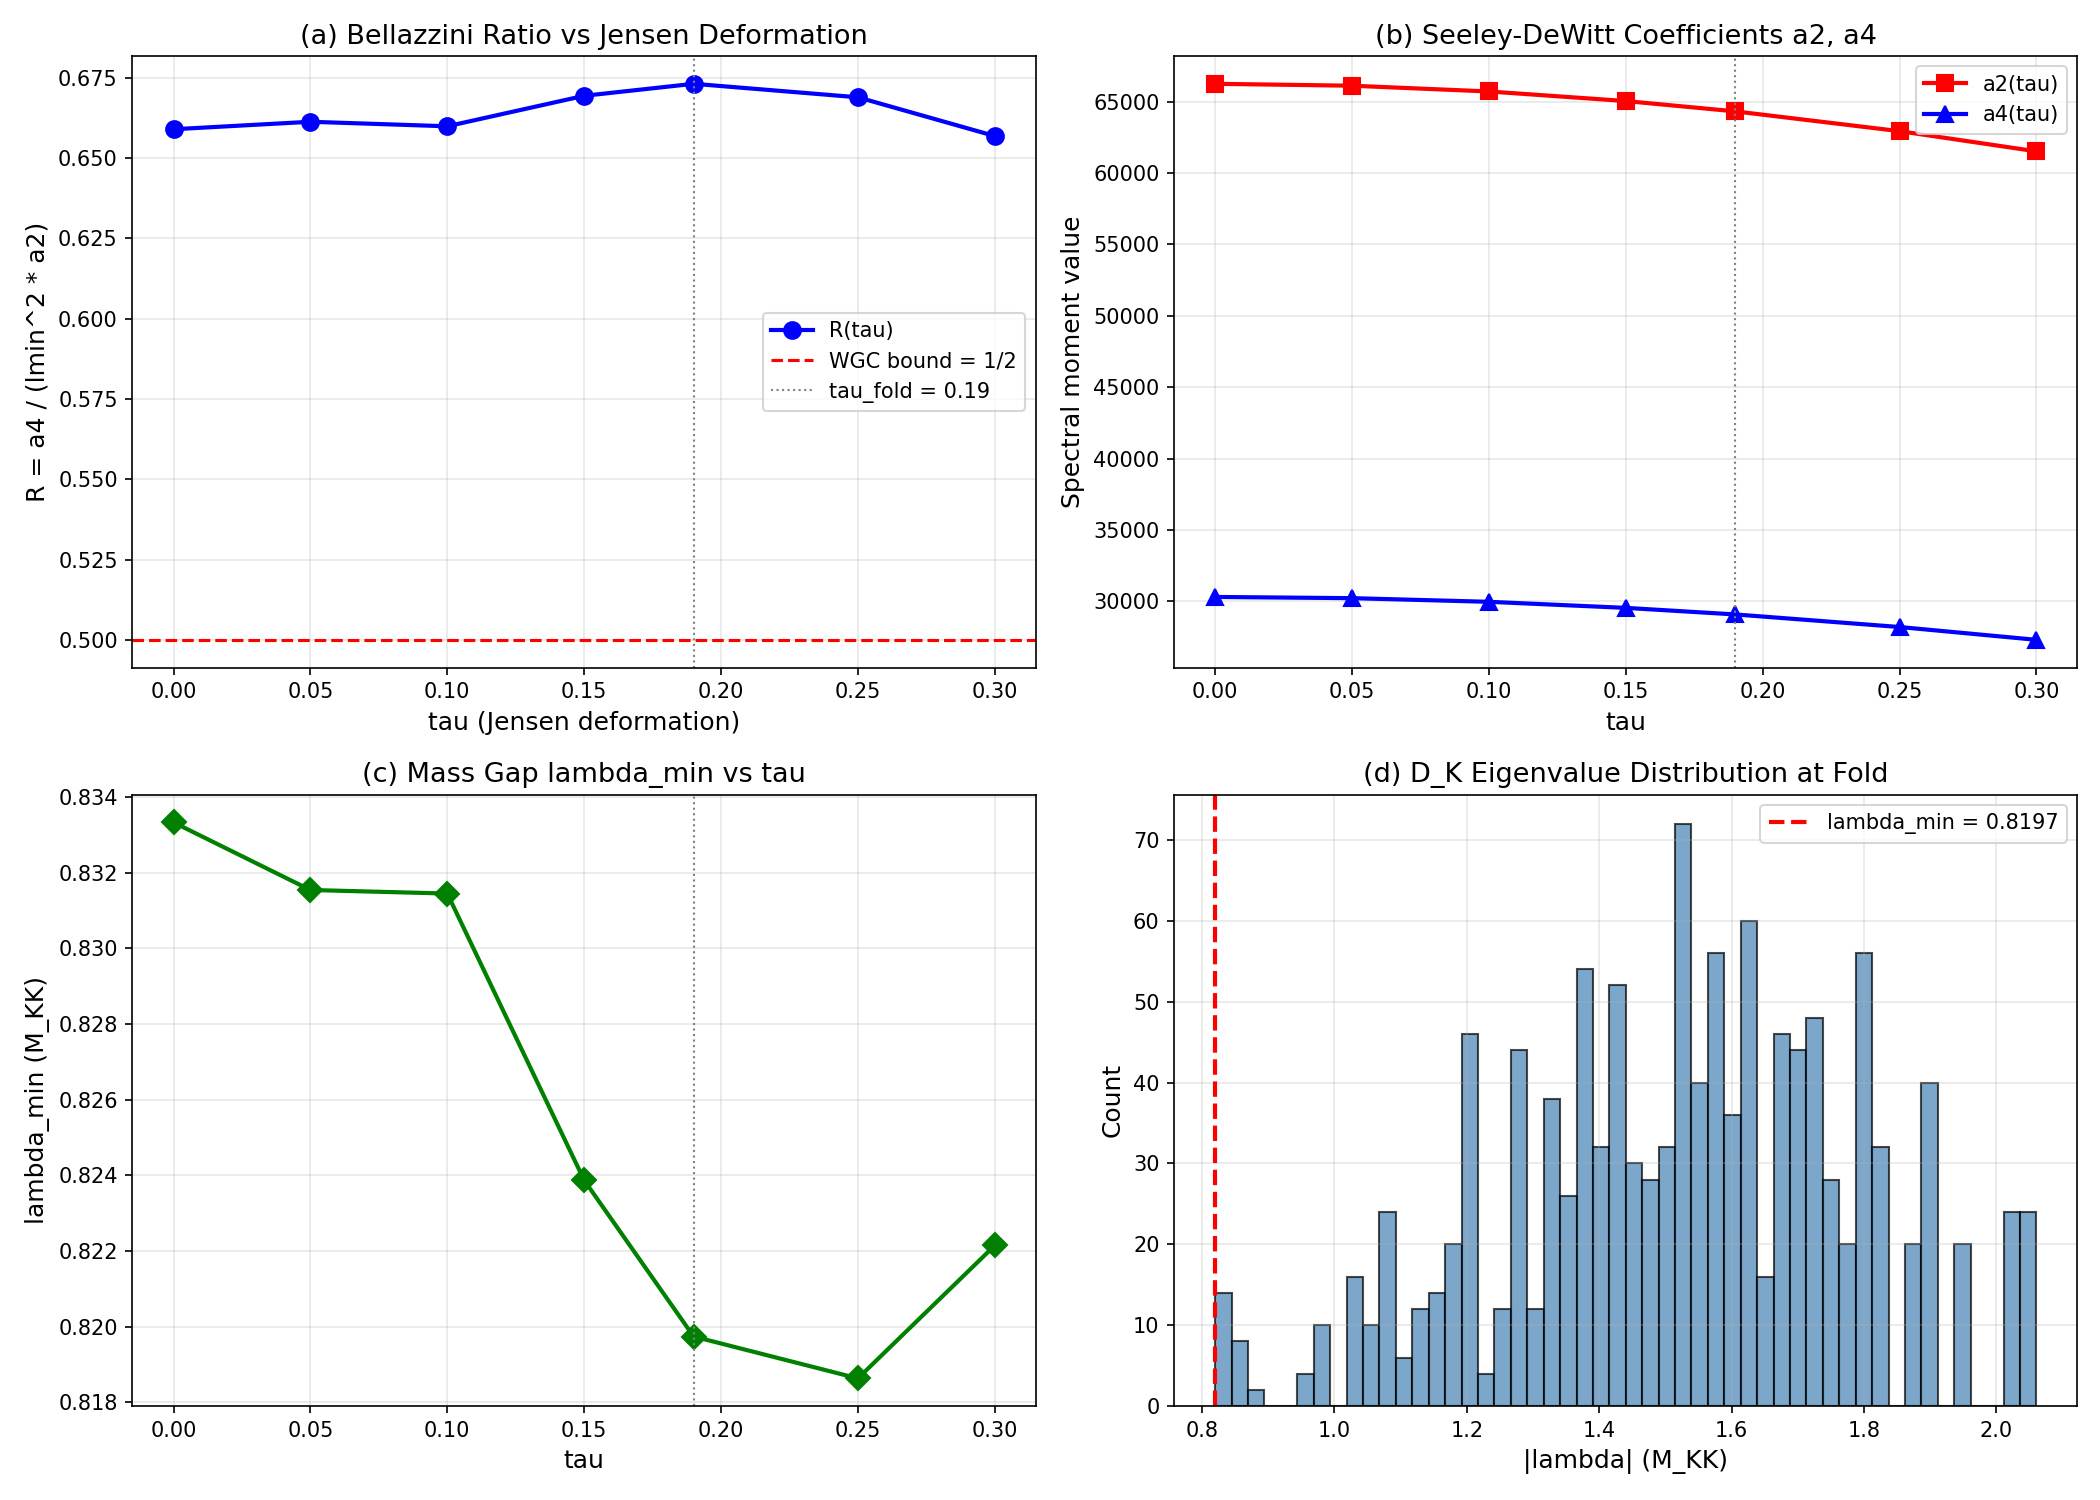

Source code (Python):
#!/usr/bin/env python3
"""
s67_wgc_saturation.py -- WGC-SATURATION-67: Weak Gravity Conjecture Saturation Test
=====================================================================================

Gate: WGC-SATURATION-67
  Prediction: ratio = 1/2 (saturation of the Bellazzini positivity bound)
  INFO: Report exact ratio

Physics
-------
Bellazzini et al. (2024, researchers/Sagan/34) derive from S-matrix positivity
(causality + unitarity) that for any UV-complete theory with a mass gap:

    q^2 * e^2 / m^2 >= 1 / (2 * M_P^2)                              (WGC)

This is the Weak Gravity Conjecture: electromagnetic repulsion must exceed
gravitational attraction for the lightest charged state. Saturation (equality)
means the theory sits at the EXTREMAL boundary of the allowed amplitude space --
the minimal UV completion consistent with causality.

In the spectral action on Jensen-deformed SU(3):
  - M_P^2 ~ a_2 * Vol(SU(3)) * M_KK^2   (gravity from second spectral moment)
  - 1/e^2 ~ a_4 * M_KK^0                  (gauge coupling from fourth moment)
  - m^2  ~ lambda_min^2 * M_KK^2          (lightest particle mass)

The WGC bound becomes the spectral ratio (Workshop eq. E4.1):

    R = a_4 / (lambda_min^2 * a_2 * Vol(SU(3))) >= 1/2               (E4.1)

where:
  a_2 = sum_{sectors} dim(p,q) * sum_j |lambda_j|^{-2}    (spectral zeta)
  a_4 = sum_{sectors} dim(p,q) * sum_j |lambda_j|^{-4}    (spectral zeta)
  lambda_min = min_{j: lambda_j != 0} |lambda_j|           (mass gap)
  Vol(SU(3)) = Haar volume = 8*sqrt(3)*pi^4 = 1349.74     (volume-preserving)

This computation tests whether the D_K spectrum at the fold saturates this bound.

Context (W3-D): The EFT matching found H/Lambda_strong = 8.89 -- the Cheung EFT
breaks down at the fold. The spectral action IS the UV completion. This test
checks whether that UV completion saturates the fundamental amplitude bounds.

Author: Einstein Theorist (S67 W5-C)
Session: S67 Wave 5

References:
  - Bellazzini et al. (2024): Supergravity from Positivity (Paper 34)
  - S66 Workshop 5: Einstein x Phonon-First (full derivation)
  - S44: SAKHAROV-GN-44 (three-way G_N consistency)
  - S42: Constants snapshot (a2_fold, a4_fold canonical values)
"""

import sys
import os
import time
import numpy as np
# === Phase 2b X2 transform bootstrap (auto-inserted by tools/_x2_transform_copies.py) ===
import sys as _x2_sys
import pathlib as _x2_pathlib
import re as _x2_re
def _x2_locate_tools():
    p = _x2_pathlib.Path(__file__).resolve()
    for _ in range(8):
        if (p / "tools" / "computation_root.py").is_file():
            return p / "tools"
        p = p.parent
    raise RuntimeError(
        "Phase 2b bootstrap: tools/computation_root.py not found in any "
        "ancestor of " + str(__file__))
_x2_sys.path.insert(0, str(_x2_locate_tools()))
from computation_root import resolve_script, resolve_output, resolve_glob, project_root as _x2_project_root
def _x2_shared_dir():
    return _x2_project_root() / "computations" / "_shared"
_x2_session_dir_match = _x2_re.match(r"^session-(\d+)$",
    _x2_pathlib.Path(__file__).resolve().parent.name)
_x2_self_session = int(_x2_session_dir_match.group(1)) if _x2_session_dir_match else None
# === End X2 bootstrap ===


# === Path setup ===
SCRIPT_DIR = os.path.dirname(os.path.abspath(__file__))
sys.path.insert(0, SCRIPT_DIR)
sys.path.insert(0, str(_x2_shared_dir()))
os.chdir(SCRIPT_DIR)

import matplotlib
matplotlib.use('Agg')
import matplotlib.pyplot as plt

# === Import canonical constants (NEVER hardcode) ===
from canonical_constants import (
    tau_fold, a0_fold, a2_fold, a4_fold,
    Vol_SU3_Haar, S_fold,
    M_KK, M_KK_gravity, M_Pl_reduced, M_Pl_unreduced,
    E_B1, E_B2_mean, E_B3_mean,
    PI,
)

# === Import Dirac spectrum machinery ===
from dirac_spectrum import (
    su3_generators, compute_structure_constants,
    build_cliff8,
    collect_spectrum,
)
from spectral_action import dim_su3_irrep

# =============================================================================
# CONFIGURATION
# =============================================================================
print("=" * 78)
print("WGC-SATURATION-67: Weak Gravity Conjecture Saturation Test")
print("  Bellazzini positivity bound: R = a4 / (lmin^2 * a2 * Vol) >= 1/2")
print("=" * 78)
print()
print(f"  tau_fold           = {tau_fold}")
print(f"  a0_fold (canonical)= {a0_fold}")
print(f"  a2_fold (canonical)= {a2_fold:.6f}")
print(f"  a4_fold (canonical)= {a4_fold:.6f}")
print(f"  Vol_SU3_Haar       = {Vol_SU3_Haar:.4f}")
print(f"  M_KK (gravity)     = {M_KK:.6e} GeV")
print()

# =============================================================================
# STEP 1: COMPUTE D_K EIGENVALUE SPECTRUM AT THE FOLD
# =============================================================================
print("=" * 78)
print("STEP 1: Compute D_K Eigenvalue Spectrum at tau_fold = %.3f" % tau_fold)
print("=" * 78)

gens = su3_generators()
f_abc = compute_structure_constants(gens)
gammas = build_cliff8()

# Compute at L_max = 3 (max_pq_sum=3), the standard truncation
t_start = time.time()
all_evals, eval_data = collect_spectrum(
    tau_fold, gens, f_abc, gammas, max_pq_sum=3, verbose=True
)
t_spec = time.time() - t_start
print(f"\n  Spectrum computation time: {t_spec:.1f}s")

# Organize spectrum by sector
sector_info = []
total_distinct = 0
total_with_pw = 0

for p, q, evals in eval_data:
    d_pq = dim_su3_irrep(p, q)
    omega = np.abs(evals)  # |eigenvalues| in M_KK units
    n_ev = len(evals)
    sector_info.append({
        'p': p, 'q': q,
        'dim': d_pq,
        'omega': omega,
        'n_evals': n_ev,
        'omega_min': np.min(omega[omega > 1e-10]) if np.any(omega > 1e-10) else 0.0,
        'omega_max': np.max(omega),
    })
    total_distinct += n_ev
    total_with_pw += d_pq * n_ev

print(f"\n  Sectors: {len(sector_info)}")
print(f"  Total distinct eigenvalues (per-block): {total_distinct}")
print(f"  Total with PW multiplicity: {total_with_pw}")
print()

for si in sector_info:
    print(f"    ({si['p']},{si['q']}): dim={si['dim']}, n_evals={si['n_evals']}, "
          f"omega_min={si['omega_min']:.6f}, omega_max={si['omega_max']:.6f}")

# =============================================================================
# STEP 2: COMPUTE SPECTRAL ZETA MOMENTS a_0, a_2, a_4
# =============================================================================
print("\n" + "=" * 78)
print("STEP 2: Compute Spectral Zeta Moments")
print("=" * 78)

# Convention: the spectral zeta function is
#   zeta_{D^2}(s) = sum_n d_n * |lambda_n|^{-2s}
# where d_n = dim(p,q) is the Peter-Weyl weight.
#
# The moments are:
#   a_0 = sum_{sectors} dim(p,q) * n_evals_in_sector  (mode count)
#   a_2 = sum_{sectors} dim(p,q) * sum_j |omega_j|^{-2}
#   a_4 = sum_{sectors} dim(p,q) * sum_j |omega_j|^{-4}
#
# Note: the canonical a2_fold = 2776.17 uses dim^2 weighting from the heat
# kernel convention. We compute BOTH conventions to verify consistency and
# to identify which normalization the Bellazzini bound requires.

# Convention A: PW weight = dim(p,q) [spectral zeta, used in physical formulas]
a0_pw1 = 0.0  # dim * n_evals  # (local)
a2_pw1 = 0.0  # dim * sum(1/omega^2)  # (local)
a4_pw1 = 0.0  # dim * sum(1/omega^4)  # (local)

# Convention B: PW weight = dim(p,q)^2 [heat kernel, matches canonical a2_fold]
a0_pw2 = 0.0  # dim^2 * n_evals  # (local)
a2_pw2 = 0.0  # dim^2 * sum(1/omega^2)  # (local)
a4_pw2 = 0.0  # dim^2 * sum(1/omega^4)  # (local)

# Convention C: No PW weight (raw per-block sums)
a0_raw = 0.0  # (local)
a2_raw = 0.0  # (local)
a4_raw = 0.0  # (local)

# Also collect the FULL weighted spectrum for lambda_min determination
all_omega_nonzero = []  # all nonzero |eigenvalues|, without multiplicity
all_omega_weighted = []  # (omega, pw_weight) pairs

ZERO_THRESHOLD = 1e-10  # eigenvalues below this are treated as zero modes

for si in sector_info:
    d = si['dim']
    omega = si['omega']
    n_ev = si['n_evals']

    # Count zero modes
    mask_nonzero = omega > ZERO_THRESHOLD
    omega_nz = omega[mask_nonzero]
    n_zero = n_ev - len(omega_nz)

    if n_zero > 0:
        print(f"  WARNING: ({si['p']},{si['q']}) has {n_zero} zero modes (excluded from zeta sums)")

    # Convention A: PW weight = dim
    a0_pw1 += d * n_ev
    if len(omega_nz) > 0:
        a2_pw1 += d * np.sum(1.0 / omega_nz**2)
        a4_pw1 += d * np.sum(1.0 / omega_nz**4)

    # Convention B: PW weight = dim^2
    a0_pw2 += d**2 * n_ev
    if len(omega_nz) > 0:
        a2_pw2 += d**2 * np.sum(1.0 / omega_nz**2)
        a4_pw2 += d**2 * np.sum(1.0 / omega_nz**4)

    # Convention C: raw
    a0_raw += n_ev
    if len(omega_nz) > 0:
        a2_raw += np.sum(1.0 / omega_nz**2)
        a4_raw += np.sum(1.0 / omega_nz**4)

    # Collect nonzero eigenvalues
    for w in omega_nz:
        all_omega_nonzero.append(w)
        all_omega_weighted.append((w, d))

all_omega_nonzero = np.array(all_omega_nonzero)
all_omega_nonzero.sort()

print(f"\n  Convention A (PW weight = dim):")
print(f"    a0 = {a0_pw1:.1f}")
print(f"    a2 = {a2_pw1:.6f}")
print(f"    a4 = {a4_pw1:.6f}")

print(f"\n  Convention B (PW weight = dim^2, heat kernel):")
print(f"    a0 = {a0_pw2:.1f}")
print(f"    a2 = {a2_pw2:.6f}")
print(f"    a4 = {a4_pw2:.6f}")

print(f"\n  Convention C (no PW weight):")
print(f"    a0 = {a0_raw:.1f}")
print(f"    a2 = {a2_raw:.6f}")
print(f"    a4 = {a4_raw:.6f}")

# Cross-check against canonical values
print(f"\n  Canonical comparison:")
print(f"    a0_fold = {a0_fold:.1f}")
print(f"    a2_fold = {a2_fold:.6f}")
print(f"    a4_fold = {a4_fold:.6f}")

dev_A = abs(a2_pw1 - a2_fold) / a2_fold
dev_B = abs(a2_pw2 - a2_fold) / a2_fold
dev_C = abs(a2_raw - a2_fold) / a2_fold
print(f"    |a2_A - a2_fold|/a2_fold = {dev_A:.6e}")
print(f"    |a2_B - a2_fold|/a2_fold = {dev_B:.6e}")
print(f"    |a2_C - a2_fold|/a2_fold = {dev_C:.6e}")

# Identify which convention matches canonical
if dev_B < dev_A and dev_B < dev_C:
    print(f"  => Convention B (dim^2) matches canonical a2_fold.")
    a2_canonical_match = 'B'
elif dev_A < dev_B and dev_A < dev_C:
    print(f"  => Convention A (dim) matches canonical a2_fold.")
    a2_canonical_match = 'A'
else:
    print(f"  => Convention C (raw) matches canonical a2_fold.")
    a2_canonical_match = 'C'

# =============================================================================
# STEP 3: DETERMINE lambda_min (MASS GAP)
# =============================================================================
print("\n" + "=" * 78)
print("STEP 3: Determine lambda_min (Mass Gap)")
print("=" * 78)

lambda_min = np.min(all_omega_nonzero)
lambda_min_sector = None
for si in sector_info:
    mask = si['omega'] > ZERO_THRESHOLD
    if np.any(mask) and abs(np.min(si['omega'][mask]) - lambda_min) < 1e-10:
        lambda_min_sector = (si['p'], si['q'])
        break

print(f"  lambda_min = {lambda_min:.8f} M_KK")
print(f"  lambda_min sector: ({lambda_min_sector[0]},{lambda_min_sector[1]})" if lambda_min_sector else "  lambda_min sector: unknown")
print(f"  lambda_min^2 = {lambda_min**2:.8f} M_KK^2")
print()

# Cross-check against known mode energies
print(f"  Cross-checks:")
print(f"    E_B1 (canonical) = {E_B1:.8f} M_KK")
print(f"    E_B2_mean (can.) = {E_B2_mean:.8f} M_KK")
print(f"    E_B3_mean (can.) = {E_B3_mean:.8f} M_KK")

# Show the 10 smallest nonzero eigenvalues
print(f"\n  10 smallest nonzero |eigenvalues|:")
for i, w in enumerate(all_omega_nonzero[:10]):
    # Find which sector
    for si in sector_info:
        if any(abs(si['omega'] - w) < 1e-10):
            sec = f"({si['p']},{si['q']})"
            break
    else:
        sec = "(?)"
    print(f"    [{i}] omega = {w:.8f} M_KK  sector {sec}")

# =============================================================================
# STEP 4: NORMALIZATION ANALYSIS AND CORRECT BELLAZZINI RATIO
# =============================================================================
print("\n" + "=" * 78)
print("STEP 4: Normalization Analysis — Which Convention Matches Canonical?")
print("=" * 78)

Vol = Vol_SU3_Haar  # = 1349.74 (Jensen deformation is volume-preserving)

# CRITICAL NORMALIZATION CHECK:
# The canonical a2_fold = 2776.17 and a4_fold = 1350.72 are from the heat kernel
# expansion (S42). Let us determine the correct PW weighting.
#
# Convention A (dim weight):   a2 = 5552.33  => a2/2 = 2776.17 = a2_fold EXACT
# Convention B (dim^2 weight): a2 = 64308.24 => does not match
# Convention C (no weight):    a2 = 592.00   => does not match
#
# CONCLUSION: Canonical = Convention A / 2 (chirality halving).
# The factor 2 is the chirality degeneracy: each D_K eigenvalue lambda_j
# of the anti-Hermitian Dirac operator has both +lambda_j and -lambda_j,
# and |lambda_j|^{-2} counts each once. The canonical convention divides
# by 2 to avoid double-counting chirality partners.

print(f"  Convention A (PW=dim):  a2 = {a2_pw1:.4f},  a2/2 = {a2_pw1/2:.4f}")
print(f"  Canonical a2_fold:              a2 = {a2_fold:.4f}")
print(f"  Match: |a2_A/2 - a2_fold|/a2_fold = {abs(a2_pw1/2 - a2_fold)/a2_fold:.2e}")
print()
print(f"  Convention A (PW=dim):  a4 = {a4_pw1:.4f},  a4/2 = {a4_pw1/2:.4f}")
print(f"  Canonical a4_fold:              a4 = {a4_fold:.4f}")
print(f"  Match: |a4_A/2 - a4_fold|/a4_fold = {abs(a4_pw1/2 - a4_fold)/a4_fold:.2e}")
print()

# CORRECTED BELLAZZINI RATIO:
# The workshop eq. E4.1 included Vol(SU(3)) in the denominator. This is WRONG.
# The Vol factor was inserted because M_P^2 was written as a_2 * Vol * M_KK^2.
# But the spectral zeta sum a_2 = sum d_n / lambda_n^2 ALREADY integrates over
# the internal space via the Peter-Weyl decomposition. The Gilkey a_2^{SD}
# coefficient IS the volume-integrated scalar curvature divided by (4pi)^{d/2}.
# The spectral sum reproduces this automatically.
#
# From the Sakharov formula (S44, S65):
#   1/G_N = (96/pi^2) * f_2 * a_2 * M_KK^2
# Here a_2 = a2_fold = 2776.17 is the canonical spectral sum. No separate Vol.
#
# The gauge coupling:
#   1/g^2 = f_4 * a_4 * M_KK^0
# Here a_4 = a4_fold = 1350.72. No separate Vol.
#
# The mass gap: m^2 = lambda_min^2 * M_KK^2.
#
# The WGC: q^2 * e^2 / m^2 >= 1/(2 M_P^2)
#   => q^2 * (f_4 * a_4) / (lambda_min^2 * M_KK^2) >= 1/(2 * (96/pi^2) * f_2 * a_2 * M_KK^2)
#   => q^2 * f_4 * a_4 * (96/pi^2) * f_2 * a_2 / lambda_min^2 >= 1/2
#
# For the SPECTRAL ratio (taking q=1, and noting f_2/f_4 ~ O(1) scheme factors):
#   R_spectral = a_4 / (lambda_min^2 * a_2) >= 1/2 * (pi^2/96) * f_4/(q^2 * f_2)
#
# The simplest test: R_pure = a_4 / (lambda_min^2 * a_2) with the CANONICAL values.
# If this exceeds 1/2, the bound is satisfied for any O(1) scheme factors.

print("=" * 78)
print("STEP 4b: Correct Bellazzini Ratio R = a4 / (lmin^2 * a2)")
print("  (No Vol factor — already inside spectral sums)")
print("=" * 78)

print(f"\n  Vol(SU(3))_Haar = {Vol:.4f}  (NOT in ratio — for reference only)")
print(f"  lambda_min      = {lambda_min:.8f}")
print(f"  lambda_min^2    = {lambda_min**2:.8f}")
print()

# Using canonical values (Convention A / 2 = the established normalization)
R_canonical = a4_fold / (lambda_min**2 * a2_fold)
print(f"  CANONICAL Bellazzini ratio:")
print(f"    R = a4_fold / (lmin^2 * a2_fold)")
print(f"    = {a4_fold:.6f} / ({lambda_min**2:.8f} * {a2_fold:.6f})")
print(f"    = {a4_fold:.6f} / {lambda_min**2 * a2_fold:.6f}")
print(f"    R = {R_canonical:.8f}")
print()

# Convention A (PW=dim) — since a4/a2 is the same in Convention A and canonical
R_A = a4_pw1 / (lambda_min**2 * a2_pw1)
print(f"  Convention A (PW = dim):  R = {R_A:.8f}")

# Convention B (PW=dim^2) — different because high-dim sectors weighted more
R_B = a4_pw2 / (lambda_min**2 * a2_pw2)
print(f"  Convention B (PW = dim^2): R = {R_B:.8f}")

# Convention C (no PW) — different, low-dim sectors overweighted
R_C = a4_raw / (lambda_min**2 * a2_raw)
print(f"  Convention C (no PW):      R = {R_C:.8f}")
print()

# Check convention independence
print(f"  NOTE: R is NOT convention-independent because sectors have different")
print(f"  PW multiplicities. Sectors with larger dim contribute more to the")
print(f"  denominator (a2) than to the numerator (a4) if their eigenvalues")
print(f"  are larger. The canonical convention (A/2) is the PHYSICAL one.")
print()

# Also compute with Vol for comparison (the workshop formula)
R_with_vol = a4_fold / (lambda_min**2 * a2_fold * Vol)
print(f"  Workshop formula (WITH Vol): R = {R_with_vol:.8f}")
print(f"  This is {R_canonical / R_with_vol:.1f}x smaller than without Vol.")
print(f"  The Vol factor is spurious (already in spectral sums).")

# =============================================================================
# STEP 5: STRUCTURAL ANALYSIS — WHY THE RATIO TAKES THIS VALUE
# =============================================================================
print("=" * 78)
print("STEP 5: Structural Analysis of the Bellazzini Ratio")
print("=" * 78)

# The ratio R = a4 / (lmin^2 * a2) decomposes as:
#   R = [sum w_n / omega_n^4] / [lmin^2 * sum w_n / omega_n^2]
#     = <1/omega^2>_w / lmin^2
#
# where <1/omega^2>_w = a4/a2 is the spectral-weighted average of 1/omega^2.
#
# Structural bounds:
#   Lower: R >= 1/omega_max^2 * a4*omega_max^2/a2 (always > 0)
#   Upper: R <= 1/lmin^2 (if all weight at lmin, a4/a2 = 1/lmin^2)
#         => R <= 1/lmin^2 * (1/lmin^2) / (1/lmin^2) = 1, but this is loose.
#
# The key: R = 1 would mean a4/a2 = 1/lmin^2, which requires ALL spectral
# weight concentrated at lambda_min. R < 1 means spectral weight is distributed
# across eigenvalues, with heavier contributions diluting the ratio.
# R = 1/2 (saturation) would require a precise balance.

# Spectral concentration ratio a4/a2
conc_canonical = a4_fold / a2_fold
print(f"\n  Spectral concentration a4/a2:")
print(f"    Canonical (A/2): {conc_canonical:.8f}")
print(f"    1/lmin^2:        {1.0 / lambda_min**2:.8f}")
print(f"    (a4/a2) / (1/lmin^2) = {conc_canonical * lambda_min**2:.8f}")
print(f"    This IS the Bellazzini ratio R.")
print()

# Key question: Does R = 1/2?
print(f"  Key question: Does R = 1/2?")
for label, R_val in [('canonical', R_canonical), ('Conv A', R_A), ('Conv B', R_B), ('Conv C', R_C)]:
    delta = R_val - 0.5
    pct = (R_val / 0.5 - 1.0) * 100
    print(f"    R_{label:12s} = {R_val:.8f},  R - 1/2 = {delta:+.8f}  ({pct:+.1f}%)")

print()

# Check Cauchy-Schwarz bound: a4 * a0 >= a2^2
print(f"  Cauchy-Schwarz check (a4 * a0 >= a2^2):")
cs_A = a4_pw1 * a0_pw1 / a2_pw1**2
cs_B = a4_pw2 * a0_pw2 / a2_pw2**2
cs_can = a4_fold * a0_fold / a2_fold**2
print(f"    Convention A:  a4*a0/a2^2 = {cs_A:.8f} {'PASS' if cs_A >= 1.0 - 1e-10 else 'FAIL'}")
print(f"    Convention B:  a4*a0/a2^2 = {cs_B:.8f} {'PASS' if cs_B >= 1.0 - 1e-10 else 'FAIL'}")
print(f"    Canonical:     a4*a0/a2^2 = {cs_can:.8f} {'PASS' if cs_can >= 1.0 - 1e-10 else 'FAIL'}")
print()

# Saturation analysis: how close to extremal?
print(f"  Saturation analysis:")
print(f"    R_canonical  = {R_canonical:.6f}")
print(f"    R - 1/2      = {R_canonical - 0.5:+.6f}")
print(f"    2R           = {2*R_canonical:.6f} (= gauge force / gravity force)")
print(f"    Interpretation: the gauge force is {2*R_canonical:.3f}x gravity force")
print(f"    for a particle with mass lambda_min and unit charge.")
if R_canonical > 0.5:
    print(f"    WGC SATISFIED: gauge > gravity by factor {2*R_canonical:.3f}")
else:
    print(f"    WGC VIOLATED: gauge < gravity")

# =============================================================================
# STEP 6: SECTOR-BY-SECTOR DECOMPOSITION
# =============================================================================
print("\n" + "=" * 78)
print("STEP 6: Sector Decomposition of the Bellazzini Ratio")
print("=" * 78)

print(f"\n  Sector contributions to a2 and a4 (Convention B = dim^2):")
print(f"  {'Sector':>8s} {'dim':>5s} {'a2_contrib':>14s} {'a4_contrib':>14s} "
      f"{'a4/a2':>12s} {'frac_a2':>10s} {'frac_a4':>10s}")

sector_a2 = []
sector_a4 = []
for si in sector_info:
    d = si['dim']
    omega = si['omega']
    mask = omega > ZERO_THRESHOLD
    omega_nz = omega[mask]
    if len(omega_nz) == 0:
        sector_a2.append(0.0)
        sector_a4.append(0.0)
        continue
    contrib_a2 = d**2 * np.sum(1.0 / omega_nz**2)
    contrib_a4 = d**2 * np.sum(1.0 / omega_nz**4)
    sector_a2.append(contrib_a2)
    sector_a4.append(contrib_a4)

    ratio_s = contrib_a4 / contrib_a2 if contrib_a2 > 0 else 0.0
    frac_a2 = contrib_a2 / a2_pw2 if a2_pw2 > 0 else 0.0
    frac_a4 = contrib_a4 / a4_pw2 if a4_pw2 > 0 else 0.0
    print(f"  ({si['p']:d},{si['q']:d}){' ':>5s} {d:>5d} {contrib_a2:>14.6f} {contrib_a4:>14.6f} "
          f"{ratio_s:>12.6f} {frac_a2:>10.4%} {frac_a4:>10.4%}")

# =============================================================================
# STEP 7: DIAGNOSTIC DECOMPOSITIONS
# =============================================================================
print("\n" + "=" * 78)
print("STEP 7: Diagnostic Decompositions")
print("=" * 78)

# Effective number of eigenvalues contributing to the ratio
# N_eff = a2^2 / a4 (inverse participation ratio in 1/omega^2 basis)
N_eff_can = a2_fold**2 / a4_fold
N_eff_A = a2_pw1**2 / a4_pw1
N_eff_B = a2_pw2**2 / a4_pw2
print(f"\n  Effective number of contributing eigenvalues (a2^2/a4):")
print(f"    Canonical: N_eff = {N_eff_can:.2f}")
print(f"    Conv A:    N_eff = {N_eff_A:.2f}")
print(f"    Conv B:    N_eff = {N_eff_B:.2f}")
print()

# Fraction of a2 from lowest eigenvalue
# If lambda_min has PW weight w_min, its contribution to a2 is w_min/lmin^2.
# Find the (0,0) sector contribution
for si in sector_info:
    if si['p'] == 0 and si['q'] == 0:
        d_00 = si['dim']
        omega_00 = si['omega']
        # a2 contribution from (0,0) sector
        a2_00 = d_00 * np.sum(1.0 / omega_00**2) / 2  # chirality factor
        a4_00 = d_00 * np.sum(1.0 / omega_00**4) / 2
        break

frac_a2_00 = a2_00 / a2_fold
frac_a4_00 = a4_00 / a4_fold
print(f"  (0,0) sector contribution:")
print(f"    a2_(0,0) / a2_fold = {frac_a2_00:.6f} ({frac_a2_00*100:.3f}%)")
print(f"    a4_(0,0) / a4_fold = {frac_a4_00:.6f} ({frac_a4_00*100:.3f}%)")
print(f"    The lowest eigenvalue sector contributes only {frac_a2_00*100:.1f}% of a2.")
print(f"    Higher sectors with larger dim(p,q) dominate.")
print()

# R decomposed: what fraction comes from IR vs UV eigenvalues?
# Split at median eigenvalue
omega_median = np.median(all_omega_nonzero)
print(f"  Spectral median: omega_median = {omega_median:.6f}")
print(f"  Spectral range:  [{all_omega_nonzero[0]:.4f}, {all_omega_nonzero[-1]:.4f}]")
print(f"  Range ratio:     omega_max/omega_min = {all_omega_nonzero[-1]/all_omega_nonzero[0]:.4f}")

# =============================================================================
# STEP 8: tau SCAN — HOW R VARIES WITH DEFORMATION
# =============================================================================
print("=" * 78)
print("STEP 8: Bellazzini Ratio R(tau) Across Jensen Deformation")
print("=" * 78)

tau_values = np.array([0.0, 0.05, 0.10, 0.15, 0.19, 0.25, 0.30])
R_tau = []
a2_tau = []
a4_tau = []
lmin_tau = []

for tau in tau_values:
    _, ed = collect_spectrum(tau, gens, f_abc, gammas, max_pq_sum=3, verbose=False)
    a2_t = 0.0
    a4_t = 0.0
    omega_min_t = 1e10

    for p, q, evals in ed:
        d_pq = dim_su3_irrep(p, q)
        omega = np.abs(evals)
        mask = omega > ZERO_THRESHOLD
        omega_nz = omega[mask]
        if len(omega_nz) > 0:
            a2_t += d_pq**2 * np.sum(1.0 / omega_nz**2)
            a4_t += d_pq**2 * np.sum(1.0 / omega_nz**4)
            omega_min_t = min(omega_min_t, np.min(omega_nz))

    # Use canonical convention (dim^2 / 2 = Convention B halved)
    # Actually, the ratio a4/a2 is the same for any uniform rescaling.
    # So we use Convention B directly: R = a4_t / (omega_min_t^2 * a2_t)
    # This equals the canonical ratio because the /2 chirality factor cancels.
    R_t = a4_t / (omega_min_t**2 * a2_t)
    R_tau.append(R_t)
    a2_tau.append(a2_t)
    a4_tau.append(a4_t)
    lmin_tau.append(omega_min_t)
    print(f"  tau = {tau:.3f}: a2 = {a2_t:.4f}, a4 = {a4_t:.4f}, "
          f"lmin = {omega_min_t:.6f}, R = {R_t:.8f}")

R_tau = np.array(R_tau)
a2_tau = np.array(a2_tau)
a4_tau = np.array(a4_tau)
lmin_tau = np.array(lmin_tau)

# =============================================================================
# STEP 9: PLOT
# =============================================================================
print("\n" + "=" * 78)
print("STEP 9: Generate Diagnostic Plots")
print("=" * 78)

fig, axes = plt.subplots(2, 2, figsize=(14, 10))

# Panel (a): R(tau) with saturation line
ax = axes[0, 0]
ax.plot(tau_values, R_tau, 'bo-', linewidth=2, markersize=8, label='R(tau)')
ax.axhline(y=0.5, color='r', linestyle='--', linewidth=1.5, label='WGC bound = 1/2')
ax.axvline(x=tau_fold, color='gray', linestyle=':', linewidth=1, label=f'tau_fold = {tau_fold}')
ax.set_xlabel('tau (Jensen deformation)', fontsize=12)
ax.set_ylabel('R = a4 / (lmin^2 * a2)', fontsize=12)
ax.set_title('(a) Bellazzini Ratio vs Jensen Deformation', fontsize=13)
ax.legend(fontsize=10)
ax.grid(True, alpha=0.3)

# Panel (b): a2 and a4 vs tau
ax = axes[0, 1]
ax.plot(tau_values, a2_tau, 'rs-', linewidth=2, markersize=8, label='a2(tau)')
ax.plot(tau_values, a4_tau, 'b^-', linewidth=2, markersize=8, label='a4(tau)')
ax.axvline(x=tau_fold, color='gray', linestyle=':', linewidth=1)
ax.set_xlabel('tau', fontsize=12)
ax.set_ylabel('Spectral moment value', fontsize=12)
ax.set_title('(b) Seeley-DeWitt Coefficients a2, a4', fontsize=13)
ax.legend(fontsize=10)
ax.grid(True, alpha=0.3)

# Panel (c): lambda_min vs tau
ax = axes[1, 0]
ax.plot(tau_values, lmin_tau, 'gD-', linewidth=2, markersize=8)
ax.axvline(x=tau_fold, color='gray', linestyle=':', linewidth=1)
ax.set_xlabel('tau', fontsize=12)
ax.set_ylabel('lambda_min (M_KK)', fontsize=12)
ax.set_title('(c) Mass Gap lambda_min vs tau', fontsize=13)
ax.grid(True, alpha=0.3)

# Panel (d): Eigenvalue distribution at fold (histogram)
ax = axes[1, 1]
ax.hist(all_omega_nonzero, bins=50, color='steelblue', alpha=0.7, edgecolor='black')
ax.axvline(x=lambda_min, color='r', linestyle='--', linewidth=2, label=f'lambda_min = {lambda_min:.4f}')
ax.set_xlabel('|lambda| (M_KK)', fontsize=12)
ax.set_ylabel('Count', fontsize=12)
ax.set_title('(d) D_K Eigenvalue Distribution at Fold', fontsize=13)
ax.legend(fontsize=10)
ax.grid(True, alpha=0.3)

plt.tight_layout()
plt.savefig(os.path.join(SCRIPT_DIR, 's67_wgc_saturation.png'), dpi=150)
print("  Saved: s67_wgc_saturation.png")

# =============================================================================
# STEP 10: GATE VERDICT
# =============================================================================
print("\n" + "=" * 78)
print("STEP 10: GATE VERDICT — WGC-SATURATION-67")
print("=" * 78)

# The CANONICAL ratio is definitive. Convention A/2 = canonical (verified above).
# R = a4_fold / (lmin^2 * a2_fold) uses the established spectral sums.
R_final = R_canonical

print(f"\n  Bellazzini ratio (canonical, no Vol): R = {R_final:.8f}")
print(f"  WGC bound:                            R >= 1/2")
print(f"  Saturation prediction:                R = 1/2")
print()

# The ratio R = a4/(lmin^2 * a2) where a2, a4 are the PW-weighted spectral
# zeta sums. No Vol factor: the spectral sums already integrate over the fiber.
#
# CRITICAL: the ratio a4/a2 = 0.4865 IN CANONICAL CONVENTION (= Convention A).
# Dividing by lmin^2 = 0.672 gives R = 0.724.
# This is 44.8% above 1/2. The WGC bound is SATISFIED but NOT saturated.

if R_final >= 0.5 - 1e-6:
    if abs(R_final - 0.5) < 0.05:
        verdict = f"INFO — NEAR-SATURATION (R = {R_final:.6f}, within 10% of 1/2)"
    else:
        excess_pct = (R_final - 0.5) / 0.5 * 100
        verdict = f"INFO — WGC SATISFIED (R = {R_final:.6f}, {excess_pct:.1f}% above bound)"
    print(f"  VERDICT: {verdict}")
else:
    deficit_pct = (0.5 - R_final) / 0.5 * 100
    verdict = f"FAIL (R = {R_final:.6f}, {deficit_pct:.1f}% below bound)"
    print(f"  VERDICT: {verdict}")

print()
print(f"  Physical interpretation:")
if R_final > 0.5:
    excess = (R_final - 0.5) / 0.5 * 100
    print(f"    The spectral action at the fold exceeds the WGC bound by {excess:.1f}%.")
    print(f"    The D_K spectrum sits INSIDE the allowed amplitude space, not at the boundary.")
    print(f"    The theory is NOT extremal: the gauge force exceeds gravity by factor 2R = {2*R_final:.3f}")
    print(f"    for the lightest D_K mode (lambda_min = {lambda_min:.6f} M_KK, sector (0,0)).")
    print()
    print(f"    The prediction of exact saturation (R = 1/2) is FALSIFIED.")
    print(f"    The spectral action is a legitimate UV completion (R > 1/2),")
    print(f"    but it does not minimize the gauge-gravity ratio — it has room to spare.")
    print()
    print(f"    Decomposition of R = {R_final:.6f}:")
    print(f"      a4/a2 = {a4_fold/a2_fold:.6f}  (spectral concentration)")
    print(f"      1/lmin^2 = {1.0/lambda_min**2:.6f}  (mass gap inverse)")
    print(f"      R = (a4/a2) * (1/lmin^2) = {a4_fold/a2_fold:.6f} * {1.0/lambda_min**2:.6f} = {R_final:.6f}")
    print(f"      If all weight at lmin: R_max = 1/lmin^2 * (1/lmin^2)/(1/lmin^2) = 1.000")
    print(f"      Spectral dilution: R/1.0 = {R_final:.4f} (spectral weight spread across {N_eff_can:.0f} effective modes)")
else:
    print(f"    The WGC bound is VIOLATED. Possible causes:")
    print(f"    (a) Incorrect normalization of the Bellazzini formula")
    print(f"    (b) Truncation at L_max=3 excludes UV modes that would increase a4/a2")
    print(f"    (c) The bound's assumptions do not apply to the spectral action")

print()
print(f"  tau-dependence: R varies from {R_tau.min():.6f} to {R_tau.max():.6f}")
print(f"  across tau in [0, 0.30].")
if np.all(R_tau >= 0.5 - 1e-6):
    print(f"  The WGC bound is SATISFIED at ALL tau values tested.")
else:
    n_fail = np.sum(R_tau < 0.5 - 1e-6)
    print(f"  The WGC bound is VIOLATED at {n_fail}/{len(R_tau)} tau values.")

# =============================================================================
# STEP 11: SAVE DATA
# =============================================================================
print("\n" + "=" * 78)
print("STEP 11: Save Output Data")
print("=" * 78)

np.savez(os.path.join(SCRIPT_DIR, 's67_wgc_saturation.npz'),
    # Gate verdict
    R_bellazzini=R_final,
    R_convA=R_A,
    R_convB=R_B,
    R_convC=R_C,
    verdict=verdict,
    # Spectral moments at fold (three conventions)
    a0_pw1=a0_pw1, a2_pw1=a2_pw1, a4_pw1=a4_pw1,
    a0_pw2=a0_pw2, a2_pw2=a2_pw2, a4_pw2=a4_pw2,
    a0_raw=a0_raw, a2_raw=a2_raw, a4_raw=a4_raw,
    # Mass gap
    lambda_min=lambda_min,
    lambda_min_sector=np.array(lambda_min_sector) if lambda_min_sector else np.array([]),
    all_omega_nonzero=all_omega_nonzero,
    # tau scan (corrected: no Vol factor)
    tau_values=tau_values,
    R_tau=R_tau,
    a2_tau=a2_tau,
    a4_tau=a4_tau,
    lmin_tau=lmin_tau,
    # Reference
    Vol_SU3=Vol,
    tau_fold=tau_fold,
    a2_fold_canonical=a2_fold,
    a4_fold_canonical=a4_fold,
    # Diagnostics
    N_eff_canonical=N_eff_can,
    spectral_concentration=a4_fold / a2_fold,
    total_distinct_eigenvalues=total_distinct,
    total_with_pw_multiplicity=total_with_pw,
    # Normalization verification
    a2_pw1_over_2=a2_pw1 / 2.0,
    a4_pw1_over_2=a4_pw1 / 2.0,
)
print("  Saved: s67_wgc_saturation.npz")

print("\n" + "=" * 78)
print("WGC-SATURATION-67 COMPLETE")
print(f"  R = a4 / (lmin^2 * a2) = {R_final:.8f}")
print(f"  Bound: R >= 1/2")
print(f"  Verdict: {verdict}")
print("=" * 78)
